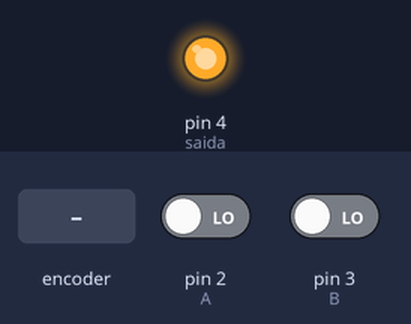
A sketch run on a simulated Arduino Uno, built with avr-gcc and run on an emulated ATmega328P. On the bench: output pins drawn as LEDs (lit = HIGH). The test bench sets the inputs (shaded band); at power-on: pin 2 (A) LOW, pin 3 (B) LOW.

Above: at 1.2 s.
1.3 s: rotary encoder on pin 2 (A) / pin 3 (B) turned 3 steps (first pin leading)
Timing chart, 0 to 4.3 s (numbered marks = the images above; inputs shaded):
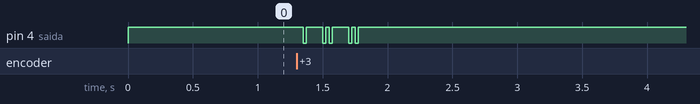

Measured:
- after the input at 1.3 s, pin 4 (saida): HIGH → LOW after 0.05 s, then repeats every 0.20 s: HIGH 0.13 s, LOW 0.02 s, HIGH 0.03 s, LOW 0.03 s, until it stays HIGH from 1.8 s

The sketch:

Portas-logicas-com-arduino-Fritzenlab.ino
```cpp
/*
 * Programa que simula portas lógicas na plataforma Arduino
 *
 * Escrito por Clovis Fritzen em 25/10/2016
 * Mais informações em http://www.FritzenLab.com.br
 *
 * QUANDO COMPARTILHAR ESTE CÓDIGO, FAVOR ENVIAR ESTE CABEÇALHO JUNTO!

*/

#define A 2 // Definindo a porta para a entrada lógica A
#define B 3 // Definindo a porta para a entrada lógica B
#define saida 4 // Definindo a porta para a saida lógica (resultado)

int estadoEntradaA = 0; // Inicializando a variavel de estado da entrada digital A
int estadoEntradaB = 0; // Inicializando a variavel de estado da entrada digital B
int estadoSaida = 0; // Inicializando a variavel de estado da saída digital

void setup() {

  pinMode(saida, OUTPUT); // Configurando um pino como a saída digital
  pinMode(A, INPUT); // Configurando um pino como entrada digital
  pinMode(B, INPUT); // Configurando um pino como entrada digital

}

void loop() { // O processo abaixo será repetido infinitamente, a cada ciclo de clock

    estadoEntradaA = digitalRead(A); // Lê o estado da entrada A
    estadoEntradaB = digitalRead(B); // Lê o estado da entrada B

    //-------
    // Escolha abaixo a operação que deseja executar
    // Remova as duas barras "//" da frente da expressão escolhida.
    // Todas as outras expressões deve ter as duas barras "//" na frete

    //estadoSaida = estadoEntradaA && estadoEntradaB; // Faz a operação lógica AND (E) entre A e B
    //estadoSaida = estadoEntradaA || estadoEntradaB; // Faz a operação lógica OR (OU) entre A e B
    //estadoSaida = !estadoEntradaA; // Faz a operação lógica NOT (inversora) na entrada A
    //estadoSaida = !(estadoEntradaA && estadoEntradaB); // Faz a operação lógica NAND (E invertida) entre A e B
    //estadoSaida = !(estadoEntradaA || estadoEntradaB); // Faz a operação lógica NOR (OU invertida) entre A e B
    //estadoSaida = estadoEntradaA ^ estadoEntradaB; // Faz a operação lógica XOR (Ou exclusivo) entre A e B
    estadoSaida = !(estadoEntradaA ^ estadoEntradaB); // Faz a operação lógica XNOR (Ou exclusivo invertido) entre A e B

    //-------

    digitalWrite(saida, estadoSaida);  // Escreve o resultado da operação lógica na saída digital (LED)

}
```
